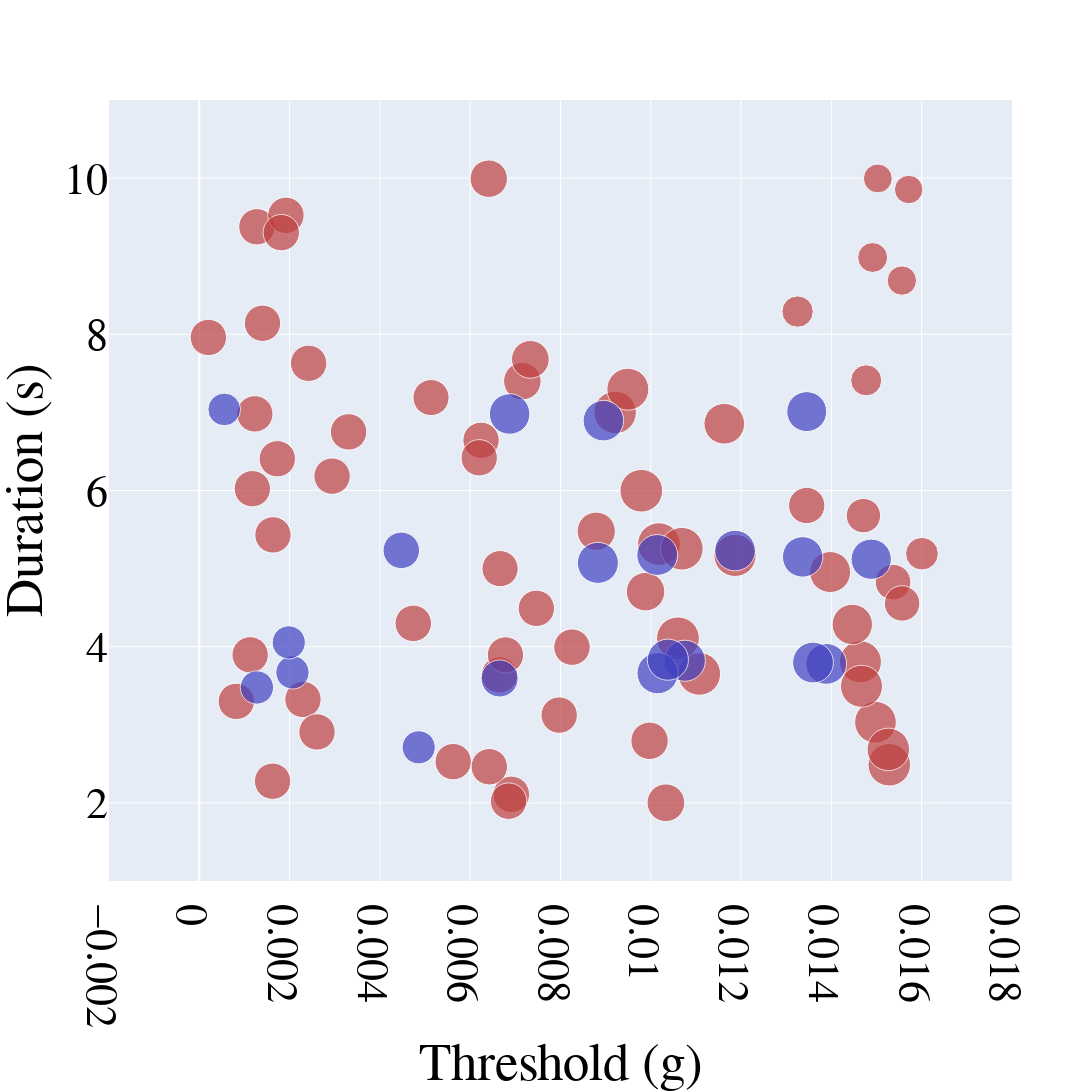

The notebook cell saved with this chart:
### Code cell
import plotly.graph_objects as go
import numpy as np

# Function to map a value in [1, 65] to a saturation percentage between 30% and 100%
def value_to_saturation(val, min_val=1, max_val=65, min_sat=0.5, max_sat=1.0, gamma=2):
    """
    Normalize the value to [0, 1], then apply a gamma transformation
    to obtain a non-linear mapping, and finally scale to [min_sat, max_sat].
    """
    norm = (val - min_val) / (max_val - min_val)
    sat = min_sat + (norm ** gamma) * (max_sat - min_sat)
    return round(sat * 100, 1)  # Return as percentage

# For R_PRE (red): use hue=0 and apply the saturation mapping to each third-column value
colors_red = [f'hsl(0, {value_to_saturation(val)}%, 50%)' for val in R_PRE[:, 2]]

# For R_ONB (blue): use hue=240 and apply the saturation mapping to each third-column value
colors_blue = [f'hsl(240, {value_to_saturation(val)}%, 50%)' for val in R_ONB[:, 2]]

# Font customization variables
font_family = "Times New Roman"
font_size = 44
font_color = "black"

# Create figure object
fig = go.Figure()

# Add first dataset R_PRE (red)
fig.add_trace(go.Scatter(
    x=R_PRE[:, 0],       # x-axis: threshold (first column)
    y=R_PRE[:, 1],       # y-axis: duration (second column)
    mode='markers',      # markers only
    marker=dict(
        size=R_PRE[:, 2] * 40,  # marker size scaled from the third column values
        color=colors_red        # marker color with saturation based on non-linear mapping
    ),
    name='R_PRE'
))

# Add second dataset R_ONB (blue)
fig.add_trace(go.Scatter(
    x=R_ONB[:, 0],       # x-axis: threshold (first column)
    y=R_ONB[:, 1],       # y-axis: duration (second column)
    mode='markers',      # markers only
    marker=dict(
        size=R_ONB[:, 2] * 40,  # marker size scaled from the third column values
        color=colors_blue       # marker color with saturation based on non-linear mapping
    ),
    name='R_ONB'
))

# Update overall layout: set font, square canvas, axis labels, and hide legend
fig.update_layout(
    font=dict(
        family=font_family,
        size=font_size,
        color=font_color
    ),
    width=1600,
    height=1600,
    showlegend=False,
    xaxis_title="Threshold (g)",
    yaxis_title="Duration (s)"
)

# Update x-axis range and tick font
fig.update_xaxes(
    range=[-0.002, 0.018],
    tickfont=dict(family=font_family, size=font_size, color=font_color)
)

# Update y-axis range and tick font
fig.update_yaxes(
    range=[1, 11],
    tickfont=dict(family=font_family, size=font_size, color=font_color)
)

# save the plot as png
# fig.write_image("overview.png")

# Show plot
fig.show()

### Figure 1 — Plotly figure (JSON) as saved in the notebook; plotly's stock layout.template omitted (floating-point values rounded to 4 significant figures)
{"data": [{"marker": {"color": ["hsl(0, 50.0%, 50%)", "hsl(0, 50.0%, 50%)", "hsl(0, 50.0%, 50%)", "hsl(0, 50.0%, 50%)", "hsl(0, 50.0%, 50%)", "hsl(0, 50.0%, 50%)", "hsl(0, 50.0%, 50%)", "hsl(0, 50.0%, 50%)", "hsl(0, 50.0%, 50%)", "hsl(0, 50.0%, 50%)", "hsl(0, 50.0%, 50%)", "hsl(0, 50.0%, 50%)", "hsl(0, 50.0%, 50%)", "hsl(0, 50.0%, 50%)", "hsl(0, 50.0%, 50%)", "hsl(0, 50.0%, 50%)", "hsl(0, 50.0%, 50%)", "hsl(0, 50.0%, 50%)", "hsl(0, 50.0%, 50%)", "hsl(0, 50.0%, 50%)", "hsl(0, 50.0%, 50%)", "hsl(0, 50.0%, 50%)", "hsl(0, 50.0%, 50%)", "hsl(0, 50.0%, 50%)", "hsl(0, 50.0%, 50%)", "hsl(0, 50.0%, 50%)", "hsl(0, 50.0%, 50%)", "hsl(0, 50.0%, 50%)", "hsl(0, 50.0%, 50%)", "hsl(0, 50.0%, 50%)", "hsl(0, 50.0%, 50%)", "hsl(0, 50.0%, 50%)", "hsl(0, 50.0%, 50%)", "hsl(0, 50.0%, 50%)", "hsl(0, 50.0%, 50%)", "hsl(0, 50.0%, 50%)", "hsl(0, 50.0%, 50%)", "hsl(0, 50.0%, 50%)", "hsl(0, 50.0%, 50%)", "hsl(0, 50.0%, 50%)", "hsl(0, 50.0%, 50%)", "hsl(0, 50.0%, 50%)", "hsl(0, 50.0%, 50%)", "hsl(0, 50.0%, 50%)", "hsl(0, 50.0%, 50%)", "hsl(0, 50.0%, 50%)", "hsl(0, 50.0%, 50%)", "hsl(0, 50.0%, 50%)", "hsl(0, 50.0%, 50%)", "hsl(0, 50.0%, 50%)", "hsl(0, 50.0%, 50%)", "hsl(0, 50.0%, 50%)", "hsl(0, 50.0%, 50%)", "hsl(0, 50.0%, 50%)", "hsl(0, 50.0%, 50%)", "hsl(0, 50.0%, 50%)", "hsl(0, 50.0%, 50%)", "hsl(0, 50.0%, 50%)", "hsl(0, 50.0%, 50%)", "hsl(0, 50.0%, 50%)", "hsl(0, 50.0%, 50%)", "hsl(0, 50.0%, 50%)", "hsl(0, 50.0%, 50%)", "hsl(0, 50.0%, 50%)", "hsl(0, 50.0%, 50%)"], "size": [29.95, 38.53, 36.37, 36.37, 29.38, 42.71, 36.33, 42.74, 36.51, 40.73, 36.36, 28.48, 42.68, 42.25, 37.51, 41.74, 36.46, 34.39, 36.36, 36.36, 36.09, 37.42, 36.24, 36.36, 36.37, 36.36, 36.37, 37.71, 38.26, 36.36, 42.82, 36.46, 36.5, 36.36, 36.3, 42.54, 41.01, 42.01, 37.46, 36.36, 36.36, 42.01, 42.73, 36.5, 37.71, 35.63, 36.31, 31.34, 36.36, 36.36, 36.36, 42.54, 42.54, 36.36, 41.99, 36.36, 40.4, 31.02, 36.43, 28.87, 36.36, 32.65, 35.44, 36.36, 36.36]}, "mode": "markers", "name": "R_PRE", "type": "scatter", "x": [0.01491, 0.009884, 0.005624, 0.002941, 0.01556, 0.01107, 0.007465, 0.01018, 0.006912, 0.01163, 0.0002012, 0.01571, 0.00979, 0.01187, 0.007155, 0.01498, 0.008254, 0.01471, 0.0008196, 0.00624, 0.005132, 0.009973, 0.006662, 0.0014, 0.006648, 0.001276, 0.002422, 0.01033, 0.008791, 0.0062, 0.0106, 0.006423, 0.004739, 0.007972, 0.01345, 0.009209, 0.01397, 0.01464, 0.006411, 0.001919, 0.00123, 0.01467, 0.01069, 0.00685, 0.007332, 0.01537, 0.006781, 0.01325, 0.001632, 0.001728, 0.002296, 0.01528, 0.01526, 0.002607, 0.009491, 0.001623, 0.01446, 0.01477, 0.003306, 0.01503, 0.001175, 0.01601, 0.01557, 0.001126, 0.001816], "y": [8.983, 4.705, 2.528, 6.184, 8.688, 3.652, 4.491, 5.313, 2.109, 6.855, 7.96, 9.854, 5.997, 5.169, 7.401, 3.033, 3.994, 5.678, 3.3, 6.642, 7.19, 2.795, 5.0, 8.142, 3.639, 9.376, 7.629, 2.002, 5.478, 6.419, 4.107, 2.463, 4.299, 3.124, 5.808, 7.0, 4.956, 3.806, 9.992, 9.523, 6.981, 3.493, 5.254, 2.022, 7.679, 4.827, 3.894, 8.291, 5.431, 6.406, 3.324, 2.488, 2.685, 2.909, 7.297, 2.278, 4.285, 7.41, 6.751, 9.995, 6.023, 5.191, 4.554, 3.895, 9.302]}, {"marker": {"color": ["hsl(240, 50.0%, 50%)", "hsl(240, 50.0%, 50%)", "hsl(240, 50.0%, 50%)", "hsl(240, 50.0%, 50%)", "hsl(240, 50.0%, 50%)", "hsl(240, 50.0%, 50%)", "hsl(240, 50.0%, 50%)", "hsl(240, 50.0%, 50%)", "hsl(240, 50.0%, 50%)", "hsl(240, 50.0%, 50%)", "hsl(240, 50.0%, 50%)", "hsl(240, 50.0%, 50%)", "hsl(240, 50.0%, 50%)", "hsl(240, 50.0%, 50%)", "hsl(240, 50.0%, 50%)", "hsl(240, 50.0%, 50%)", "hsl(240, 50.0%, 50%)", "hsl(240, 50.0%, 50%)", "hsl(240, 50.0%, 50%)", "hsl(240, 50.0%, 50%)"], "size": [37.09, 33.14, 36.49, 40.78, 40.81, 41.11, 41.2, 41.16, 33.2, 33.13, 39.97, 40.55, 40.57, 32.71, 33.3, 40.64, 41.05, 40.48, 40.86, 40.3]}, "mode": "markers", "name": "R_ONB", "type": "scatter", "x": [0.006651, 0.004859, 0.004474, 0.01389, 0.01359, 0.01075, 0.01015, 0.01038, 0.002063, 0.001982, 0.01345, 0.00895, 0.006873, 0.000553, 0.001275, 0.01187, 0.008828, 0.01336, 0.01014, 0.01488], "y": [3.593, 2.712, 5.234, 3.78, 3.797, 3.82, 3.661, 3.834, 3.67, 4.055, 7.01, 6.894, 6.98, 7.038, 3.478, 5.231, 5.073, 5.15, 5.174, 5.12]}], "layout": {"font": {"color": "black", "family": "Times New Roman", "size": 44}, "height": 1600, "showlegend": false, "width": 1600, "xaxis": {"range": [-0.002, 0.018], "tickfont": {"color": "black", "family": "Times New Roman", "size": 44}, "title": {"text": "Threshold (g)"}}, "yaxis": {"range": [1, 11], "tickfont": {"color": "black", "family": "Times New Roman", "size": 44}, "title": {"text": "Duration (s)"}}}}
